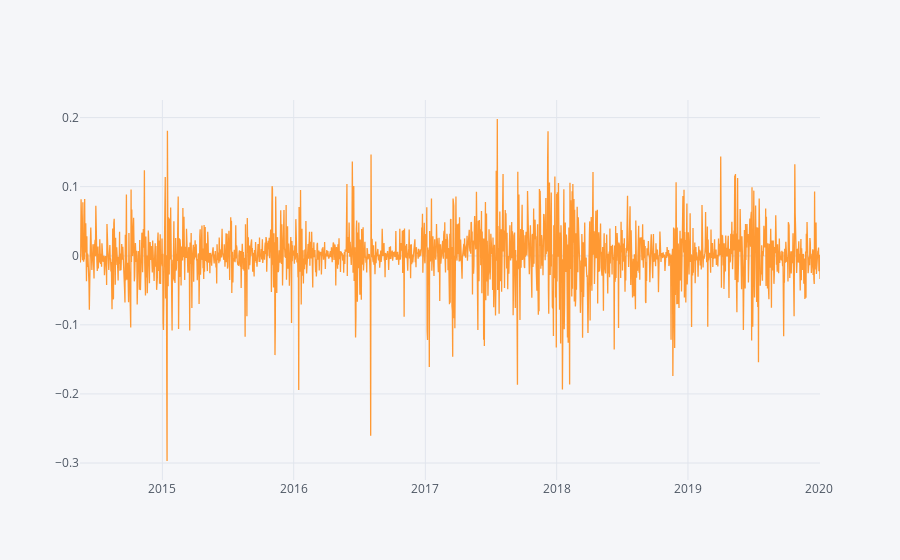

The code cell stored with this chart in its notebook:
### Code cell
df['delta_rate_day'].iplot(kind='line')

### Figure 1 — Plotly figure (JSON) as saved in the notebook; plotly's stock layout.template omitted (floating-point values rounded to 4 significant figures; data arrays with more than 128 entries replaced by an {"elided": "..."} marker saying what was removed)
{"data": [{"line": {"color": "rgba(255, 153, 51, 1.0)", "dash": "solid", "shape": "linear", "width": 1.3}, "mode": "lines", "name": "delta_rate_day", "text": "", "type": "scatter", "x": {"elided": "2034 str values"}, "y": {"elided": "2034 float values"}}], "layout": {"legend": {"bgcolor": "#F5F6F9", "font": {"color": "#4D5663"}}, "paper_bgcolor": "#F5F6F9", "plot_bgcolor": "#F5F6F9", "title": {"font": {"color": "#4D5663"}}, "xaxis": {"gridcolor": "#E1E5ED", "showgrid": true, "tickfont": {"color": "#4D5663"}, "title": {"font": {"color": "#4D5663"}, "text": ""}, "zerolinecolor": "#E1E5ED"}, "yaxis": {"gridcolor": "#E1E5ED", "showgrid": true, "tickfont": {"color": "#4D5663"}, "title": {"font": {"color": "#4D5663"}, "text": ""}, "zerolinecolor": "#E1E5ED"}}}
